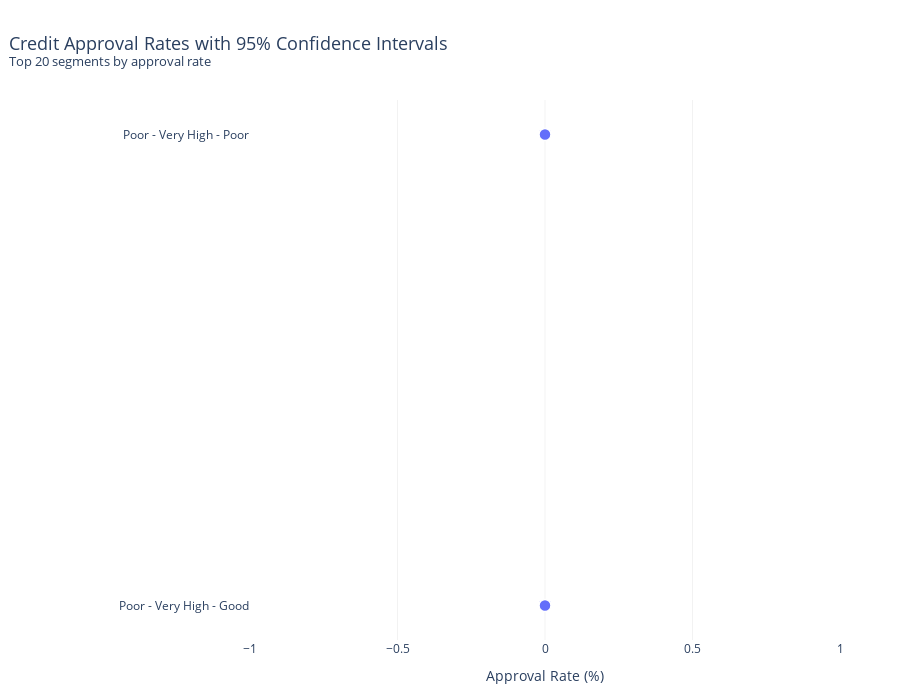

Source (notebook cell):
### Markdown cell above
### Credit Approval Hypothesis Test

### Code cell
credit_approval_hypothesis_test_query = """
    SELECT * FROM gold.analytics_credit_approval_hypothesis_test 
    WHERE sample_size >= 30 
    ORDER BY approval_rate_pct DESC LIMIT 20
"""
credit_approval_hypothesis_test_df = fetch_data(credit_approval_hypothesis_test_query)

credit_approval_hypothesis_test_df['label'] = (credit_approval_hypothesis_test_df['credit_score_band'] + ' - ' + credit_approval_hypothesis_test_df['income_bracket'] + ' - ' + credit_approval_hypothesis_test_df['dti_category'])

fig = go.Figure()

fig.add_trace(go.Scatter(
    y=credit_approval_hypothesis_test_df["label"],
    x=credit_approval_hypothesis_test_df["approval_rate_pct"],
    mode="markers",
    marker=dict(
        size=12,
        color="#636EFA",
        line=dict(width=1.5, color="white")
    ),
    error_x=dict(
        type="data",
        symmetric=False,
        array=credit_approval_hypothesis_test_df["approval_rate_ci_upper"] - credit_approval_hypothesis_test_df["approval_rate_pct"],
        arrayminus=credit_approval_hypothesis_test_df["approval_rate_pct"] - credit_approval_hypothesis_test_df["approval_rate_ci_lower"],
        thickness=1.5,
        width=4,
        color="rgba(99,110,250,0.6)"
    ),
    customdata=credit_approval_hypothesis_test_df["sample_size"],
    hovertemplate=(
        "<b>%{y}</b><br>"
        "Approval Rate: <b>%{x:.1f}%</b><br>"
        "Sample Size: %{customdata:,}<extra></extra>"
    )
))

# ---------- Axis Styling ----------
fig.update_xaxes(
    title="Approval Rate (%)",
    showgrid=True,
    gridcolor="rgba(0,0,0,0.05)",
    zeroline=False
)

fig.update_yaxes(
    title="",
    showgrid=False
)

# ---------- Layout ----------
fig.update_layout(
    title=dict(
        text="Credit Approval Rates with 95% Confidence Intervals<br>"
             "<sup>Top 20 segments by approval rate</sup>",
        x=0.01,
        font=dict(size=18)
    ),
    template="plotly_white",
    height=700,
    margin=dict(l=250, r=60, t=100, b=60)
)

fig.show()

### Figure 1 — Plotly figure (JSON) as saved in the notebook; plotly's stock layout.template omitted (floating-point values rounded to 4 significant figures)
{"data": [{"customdata": [53, 61, 57, 52, 56, 50, 58], "error_x": {"array": [0.0, 0.0, 0.0, 0.0, 0.0, 0.0, 0.0], "arrayminus": [0.0, 0.0, 0.0, 0.0, 0.0, 0.0, 0.0], "color": "rgba(99,110,250,0.6)", "symmetric": false, "thickness": 1.5, "type": "data", "width": 4}, "hovertemplate": "<b>%{y}</b><br>Approval Rate: <b>%{x:.1f}%</b><br>Sample Size: %{customdata:,}<extra></extra>", "marker": {"color": "#636EFA", "line": {"color": "white", "width": 1.5}, "size": 12}, "mode": "markers", "type": "scatter", "x": [0.0, 0.0, 0.0, 0.0, 0.0, 0.0, 0.0], "y": ["Poor - Very High - Good", "Poor - Very High - Good", "Poor - Very High - Poor", "Poor - Very High - Good", "Poor - Very High - Good", "Poor - Very High - Poor", "Poor - Very High - Good"]}], "layout": {"height": 700, "margin": {"b": 60, "l": 250, "r": 60, "t": 100}, "title": {"font": {"size": 18}, "text": "Credit Approval Rates with 95% Confidence Intervals<br><sup>Top 20 segments by approval rate</sup>", "x": 0.01}, "xaxis": {"gridcolor": "rgba(0,0,0,0.05)", "showgrid": true, "title": {"text": "Approval Rate (%)"}, "zeroline": false}, "yaxis": {"showgrid": false, "title": {"text": ""}}}}
